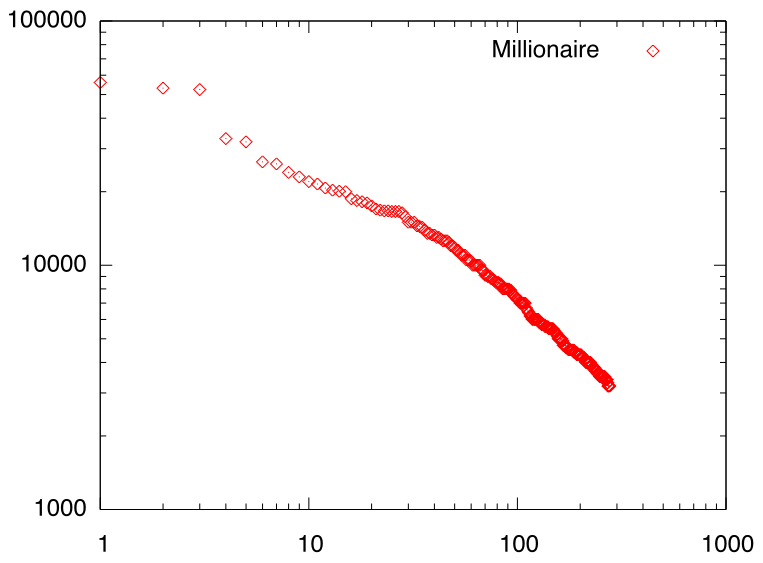

Write the gnuplot code that produced this figure.
set logscale xy
set pointsize 1
set terminal aqua 0 fname 'Helvetica' fsize 24
plot "fugo.txt" using ($0+1):($1) title "Millionaire" with points 1 5
